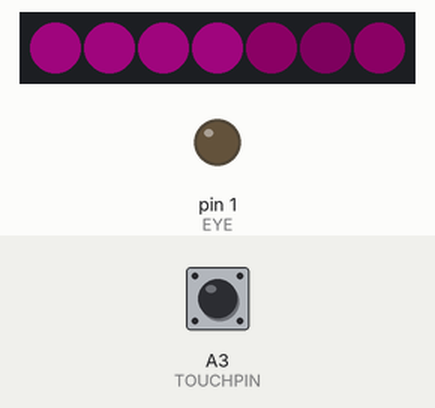
Simulated run of this sketch. Board: Arduino Uno, built with avr-gcc and run on an emulated ATmega328P. Shown: 7 RGB LEDs in strip order, left to right, output pins drawn as LEDs (lit = HIGH). The test bench sets the inputs (shaded band); at power-on: A3 (TOUCHPIN) HIGH. Dim RGB values are drawn brighter than linear; random numbers use the default seed unless the sketch sets one.

Above: at 1.2 s.
1.3 s: A3 (TOUCHPIN) pulled LOW for 3.2 s
At 1.91 s:
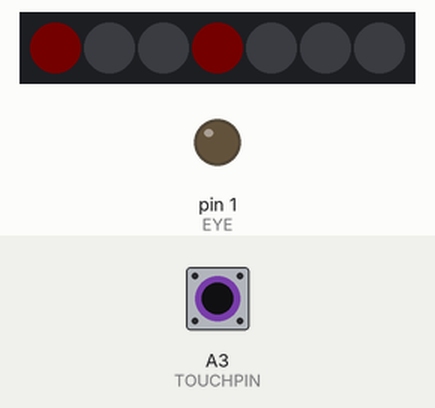
5.1 s: A3 (TOUCHPIN) pulled LOW for 3.2 s
At 11.52 s:
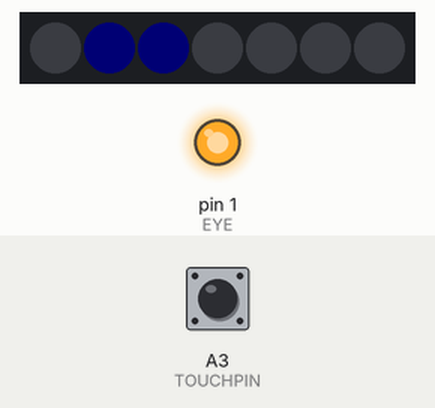
11.9 s: A3 (TOUCHPIN) pulled LOW for 0.15 s
At 12.56 s:
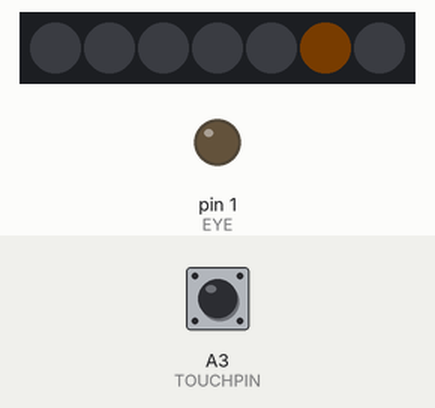
Timing chart, 0 to 17.9 s (numbered marks = the images above; inputs shaded):
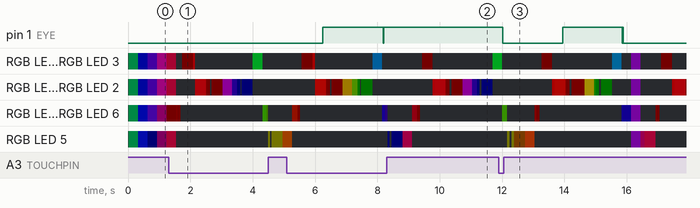

The sketch:

hitbut2018.ino
```cpp
#include <FastLED.h>
#include <ADCTouch.h>

#define NUM_LEDS 7
#define EYE 1
#define DATA_PIN 4
#define TOUCHPIN A3

const bool code[125] = {0, 0, 0, 0, 0, 0, 0, 1, 1, 1, 0, 1, 1, 1, 0, 0, 0,
                        1, 0, 1, 0, 0, 0, 1, 1, 1, 0, 1, 0, 1, 1, 1, 0, 0,
                        0, 1, 0, 0, 0, 0, 0, 0, 0, 1, 0, 1, 0, 0, 0, 1, 0,
                        1, 0, 1, 0, 0, 0, 0, 0, 0, 0, 1, 0, 1, 1, 1, 0, 0,
                        0, 1, 0, 1, 1, 1, 0, 1, 1, 1, 0, 0, 0, 1, 0, 0, 0,
                        1, 0, 1, 0, 1, 0, 0, 0, 1, 1, 1, 0, 1, 1, 1, 0, 1,
                        1, 1, 0, 0, 0, 1, 1, 1, 0, 1, 1, 1, 0, 0, 0, 1, 0,
                        0, 0, 0, 0, 0, 0};

CRGB leds[NUM_LEDS];

int ref;
int mode = 0;
int rippleTime = 4000;
unsigned long startOfPress = millis();

int frame = 0;
float rFrame = 0;

float fSinLong;

float fSinW[4];
float fSinH[4];
float fSinQ = 0;
float fSinE = 0;

float offset[3] = {0.5, 1, 1.5};

float scale = .75;
float longScale = 0.5;

int h[7];
int s[7];
int v[7];

int minBright = 0;
int maxBright = 120;

int randAbove = 0;

int randPattern = 8;
int randColor = 8;

int newAnim = 0;
int newColor = 0;
int currentColor = 0;
int currentPattern = 0;

int eyeIndex = 0;

void frameCalc(int frame);
void mirrorV();
void mirrorH();
void allRandom();
void colorOne(int frame);
void colorTwo(int frame);
void colorThree(int frame);
void brightnessLoop(int frame, float freq, int ledStart, int ledEnd);
void patternOne(int frame);
void patternTwo(int frame);
void patternThree(int frame);
void patternFour(int frame);
void patternFive(int frame);
void patternSix(int frame);

void setup() {
  randomSeed(analogRead(0));

  pinMode(EYE, OUTPUT);
  ref = ADCTouch.read(TOUCHPIN);

  FastLED.addLeds<NEOPIXEL, DATA_PIN>(leds, NUM_LEDS);  // GRB ordering is assumed
}

void loop() {

  //calculate sine values from fra`me
  frameCalc(frame);

  //select current pattern
  if (currentPattern == 0) { patternOne(frame); }
  if (currentPattern == 1) { patternTwo(frame); }
  if (currentPattern == 2) { patternThree(frame); }
  if (currentPattern == 3) { patternFour(frame); }
  if (currentPattern == 4) { patternFive(frame); }
  if (currentPattern == 5) { patternSix(frame); }

  //select current color scheme
  if (currentColor == 0) { colorOne(frame); }
  if (currentColor == 1) { colorTwo(frame); }
  if (currentColor == 2) { colorOne(frame); }

  //get touch
  const int touch = ADCTouch.read(TOUCHPIN) - ref;

  if (touch > 30 && millis() - startOfPress > 500) {
    if (mode == 0) {
      mode = 1;
      eyeIndex = 0;
    }
    startOfPress = millis();
  }
  if (millis() - startOfPress > rippleTime) {
    mode = 0;
  }

  //new pattern
  if (floor(fSinH[0]*1000) == 999) {
    newAnim++;
    if (newAnim > randPattern) {
      newAnim = 0;
      currentPattern = random(0, 6);
    }
  }

  //new color
  if (floor(fSinW[0]*1000) == 999) {
    newColor++;
    if (newColor > randColor) {
      newColor = 0;
      currentColor = random(0, 3);
    }
  }

  //output eye
  if (floor(fSinQ*1000) == 999) {
    eyeIndex++;
    if (eyeIndex == 125) { eyeIndex = 0; }
  }
  digitalWrite(EYE, code[eyeIndex]);

  if (mode == 1) {
    patternSix(frame);
  }
  for (int i = 0;i < 7;i++) {
      leds[i] = CHSV(h[i], 220, v[i]);
    }
    FastLED.show();

  frame = millis()/(16+(2/3));
}

void frameCalc(int frame) {
  rFrame = (frame*(3.14/180));

  fSinLong = 0.5*sin((scale*longScale)*rFrame)+0.5;
  fSinW[0] = 0.5*sin(scale*rFrame)+0.5;
  fSinW[1] = 0.5*sin(scale*(rFrame + offset[0]))+0.5;
  fSinW[2] = 0.5*sin(scale*(rFrame + offset[1]))+0.5;
  fSinW[3] = 0.5*sin(scale*(rFrame + offset[2]))+0.5;

  fSinH[0] = 0.5*sin((scale*2)*rFrame)+0.5;
  fSinH[1] = 0.5*sin((scale*2)*(rFrame + offset[0]))+0.5;
  fSinH[2] = 0.5*sin((scale*2)*(rFrame + offset[1]))+0.5;
  fSinH[3] = 0.5*sin((scale*2)*(rFrame + offset[2]))+0.5;

  fSinQ = 0.5*sin((scale*4)*rFrame)+0.5;
  fSinE = 0.5*sin((scale*8)*rFrame)+0.5;
}

void mirrorV() {
  v[0] = v[3];
  v[1] = v[2];
  v[6] = v[4];
}

void mirrorH() {
  h[0] = h[3];
  h[1] = h[2];
  h[6] = h[4];
}

void allRandom() {
  for (int i = 0;i<7;i++) {
    h[i] = random(0, 255);
  }
}

void colorOne(int frame) {
  for (int i = 0;i < 7;i++) {
    h[i] = fSinW[0]*255;
  }
}

void colorTwo(int frame) {
  int b = random(0, 255);

  for (int i = 0;i<7;i++) {
      h[i] = b;
    }

}

void colorThree(int frame) {
  allRandom();
}

void brightnessLoop(int frame, float freq, int ledStart, int ledEnd) {
  for (int i = ledStart;i < ledEnd;i++) {
    v[i] = minBright + (freq*maxBright);
  }
}

void patternOne(int frame) {
   brightnessLoop(frame, fSinH[0], 0,4);
   brightnessLoop(frame, fSinQ, 4,5);
   brightnessLoop(frame, fSinE, 5,6);
   brightnessLoop(frame, fSinQ, 6,7);
}

void patternTwo(int frame) {
  brightnessLoop(frame, fSinH[0], 2,3);
  brightnessLoop(frame, fSinH[1], 3,4);
  brightnessLoop(frame, fSinH[2], 4,5);
  brightnessLoop(frame, fSinH[3], 5,6);

  if (random(0,4) > 2) { mirrorH(); }
  if (random(0,4) > 2) { mirrorV(); }

}

void patternThree(int frame) {
  brightnessLoop(frame, fSinH[0], 0,7);
}

void patternFour(int frame) {
  brightnessLoop(frame, fSinH[0], 0,4);
  brightnessLoop(frame, fSinH[3], 4,7);
}

void patternFive(int frame) {
  brightnessLoop(frame, fSinH[0], 1,3);
  brightnessLoop(frame, fSinH[0], 4,5);

  brightnessLoop(frame, fSinE, 3,4);
  brightnessLoop(frame, fSinE, 5,6);
  mirrorV();

}

void patternSix(int frame) {
  int a = asin(fSinH[0])*((360*2)/3.14);

  if (a < 0) { a = 360 + a; }
  int led = floor(a/(360/4)) + 2;
  for (int i = 0;i < 7;i++) {
    if (i == led) {
      brightnessLoop(frame, fSinE, i, i+1);
    } else {
      v[i] = 0;
    }
  }
  mirrorV();
}
```
